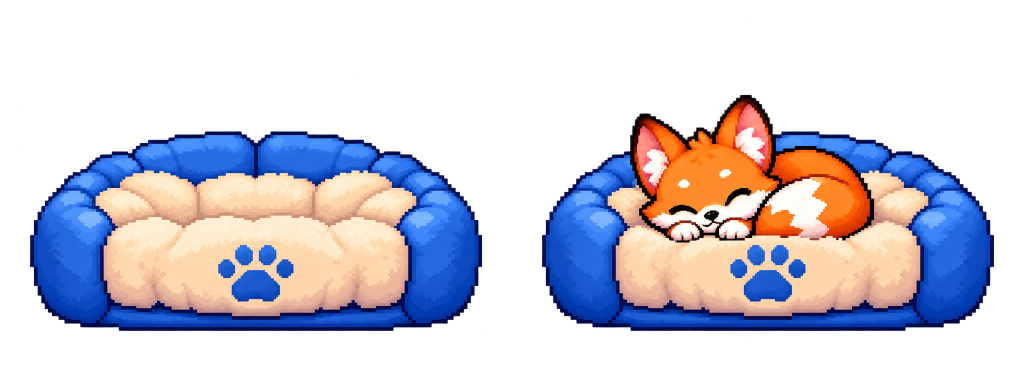
#> input picture assets/art/home-v1/bed-states-glow-source.png, 2048 x 768 px, given in place of ground-raw.png, which was not available (shown at 1/2 size)
$ python build_meadow_kit.py ../assets/art/home-v1/bed-states-glow-source.png
#> lines starting #> are read from the running program, lines starting #| are printed output that depends on the picture; pictures that were not available may be replaced by others from this repository, and a replacement may not be noted
### tools/build_ui_kit.py
"""Slice the Codex UI-kit sheets (assets/ui/kit-v1/source/*-raw.png) into one
PNG per component with transparent background, plus kit.json holding each
piece's size and its 9-slice margins (the stretchable middle stays uniform).
Usage: python3 tools/build_ui_kit.py [--list]
"""
import json, sys
from collections import deque
from pathlib import Path
import numpy as np
from PIL import Image
ROOT=Path(__file__).resolve().parents[1]
SRC=ROOT/'assets/ui/kit-v1/source'; OUT=ROOT/'assets/ui/kit-v1'
# Names in reading order (rows top->bottom, left->right) per sheet, plus the
# 9-slice margin as a fraction of the piece's smaller side (0 = never stretched).
NAMES={
 'panels':[('panel',.16),('ribbon_blue',0),('card',.10),('ribbon_cream',0),('vine_corner',0),('leaf_small',0),('divider',0)],
 'buttons':[('pill_gold',.5),('pill_gold_pressed',.5),('pill_cream',.5),('pill_cream_pressed',.5),('pill_disabled',.5),('pill_selected',.5),('round',0),('round_pressed',0),('round_blue',0),('switch_on',0),('switch_off',0)],
 'content':[('row',.5),('row_gold',.5),('tile',.18),('check_badge',0),('field',.22),('tile_gold',.18),('tag',.5),('wallet',.5),('meter_track',.5),('meter_fill',.5)],
 'game':[('medal_done',0),('medal_ring',0),('medal_open',0),('medal_locked',0),('flag',0),('path_dot',0),('ribbon_region',0),('action',0),('action_pressed',0),('stick_base',0),('stick_knob',0),('hud_plank',.5)],
}
def key(rgb):
    a=rgb.astype(float);r,g,b=a[...,0],a[...,1],a[...,2]
#> after `a = rgb.astype(float)`:
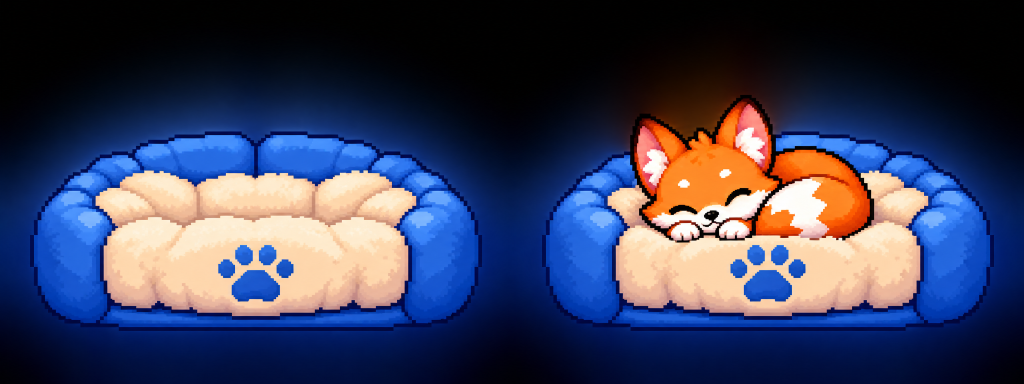
#> a: shape (768, 2048, 3) float64 (shown at 1/2 size); mean R, G, B 58.4, 62.4, 90
#> after `r, g, b = (a[..., 0], a[..., 1], a[..., 2])`:
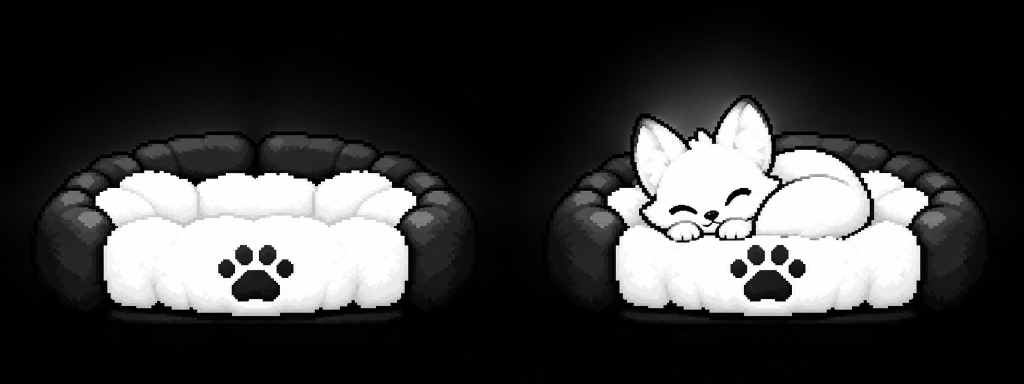
#> r: shape (768, 2048) float64 (shown at 1/2 size); min 0, max 255, mean 58.4
#> after `r, g, b = (a[..., 0], a[..., 1], a[..., 2])`:
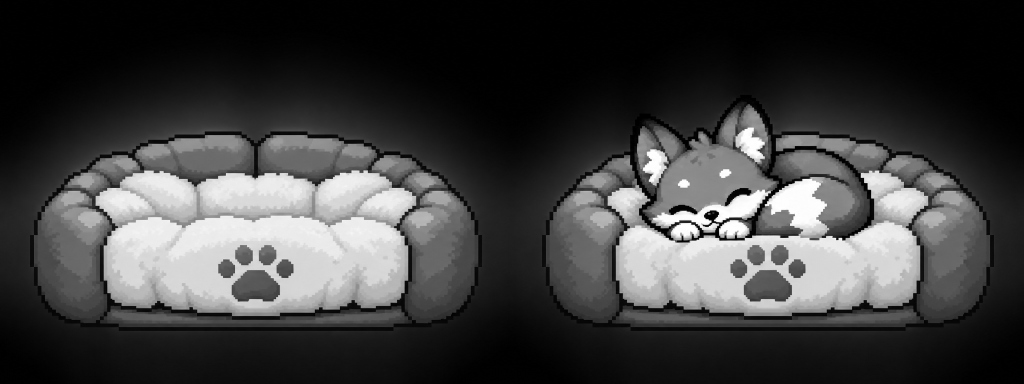
#> g: shape (768, 2048) float64 (shown at 1/2 size); min 0, max 255, mean 62.4
#> after `r, g, b = (a[..., 0], a[..., 1], a[..., 2])`:
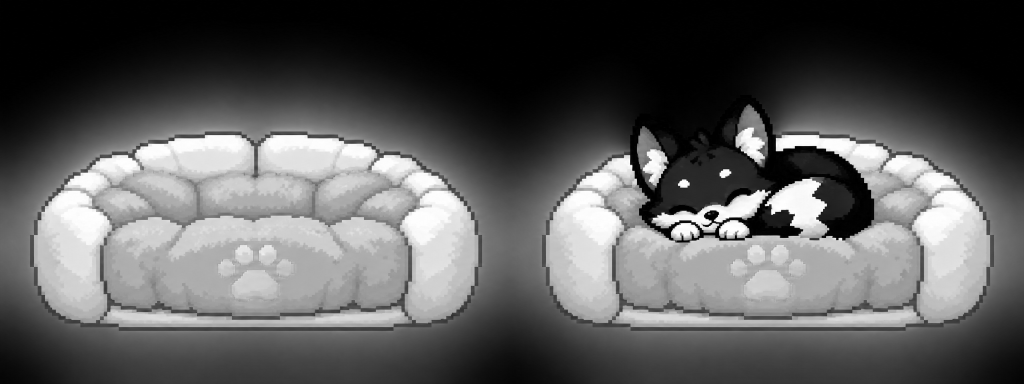
#> b: shape (768, 2048) float64 (shown at 1/2 size); min 0, max 255, mean 90
    m=np.clip(((np.minimum(r,b)-g)-60)/120,0,1)
#> m: shape (768, 2048) float64; every value is 0
    out=a.copy()
    for c in (0,2): out[...,c]=np.where(m>0.02,np.minimum(out[...,c],g+(out[...,c]-g)*(1-m)),out[...,c])
    return np.dstack([out,(1-m)*255]).clip(0,255).astype(np.uint8)
def groups(alpha,step=4,join=5):
    """Connected pieces on a downscaled mask, joined across small gaps."""
#> called with step = 4, join = 5
    small=alpha[::step,::step]
#> small: shape (192, 512) bool; every value is 1
    h,w=small.shape;seen=np.zeros_like(small,bool);boxes=[]
#> after `h, w = small.shape`: h = 192; w = 512
    for y in range(h):
        for x in range(w):
            if small[y,x] and not seen[y,x]:
                q=deque([(y,x)]);seen[y,x]=True;x0=x1=x;y0=y1=y;n=0
                while q:
                    cy,cx=q.popleft();n+=1;x0=min(x0,cx);x1=max(x1,cx);y0=min(y0,cy);y1=max(y1,cy)
                    for dy in range(-join,join+1):
                        for dx in range(-join,join+1):
                            ny,nx=cy+dy,cx+dx
                            if 0<=ny<h and 0<=nx<w and small[ny,nx] and not seen[ny,nx]:
                                seen[ny,nx]=True;q.append((ny,nx))
                if n>12: boxes.append((x0*step,y0*step,(x1+1)*step,(y1+1)*step))
#> after the loop, boxes = [(0, 0, 2048, 768)]
    return boxes
def order(boxes):
    boxes=sorted(boxes,key=lambda b:b[1]);rows=[]
    for b in boxes:
        cy=(b[1]+b[3])/2
        for row in rows:
            if row[0]-0 <= cy <= row[1]: row[2].append(b);break
        else: rows.append([b[1],b[3],[b]])
    return [b for row in rows for b in sorted(row[2],key=lambda b:b[0])]
# [19 lines that do not run on import are left out]

### tools/build_meadow_kit.py
"""Slice the Codex Green Meadows sprite sheets into one transparent PNG per
piece (assets/art/meadows-v2/<name>.png) plus kit.json with sizes.
Reuses the UI-kit slicer (magenta key, gap-joined pieces, reading order)."""
import json, sys
from pathlib import Path
import numpy as np
from PIL import Image
sys.path.insert(0,str(Path(__file__).parent))
from build_ui_kit import key, groups, order
ROOT=Path(__file__).resolve().parents[1]
SRC=ROOT/'assets/art/meadows-v2/source';OUT=ROOT/'assets/art/meadows-v2'
NAMES={
 'ground':['ground_top','cap_left','cap_right','float_big','float_small','earth','bridge','stone'],
 'props':['sign','crate','chest','chest_open','lamp','fence','shrine','thorn_gate','cave','door','robot_head','robot_arm','robot_wheel','flower_bush','boulder'],
 'passages':['arch','tower_door','windmill','windmill_sails','lantern_unlit','lantern_lit','arrow_sign'],
 'hazards':['thorns','hedgehog_a','hedgehog_b','hedgehog_ball','log_platform','crumble','heart_pickup'],
 'puzzle':['plate_up','plate_down','lever_off','lever_on','wall_closed','wall_open','plane_propeller','star'],
 'pickups':['pickup_apple','pickup_carrot','pickup_fish','pickup_key','pickup_note','pickup_padlock'],
 'fauna':['bird_a','bird_b','bunny_sit','bunny_hop','butterfly_a','butterfly_b','squirrel','duckling'],
 'critters':['bat_a','bat_b','bat_dizzy','crab_a','crab_b','crab_dizzy','frog_a','frog_b','frog_dizzy','bee_a','bee_b','bee_dizzy'],
 'doors':['tower_arch_open','tower_arch_locked','tower_arch_unlocked','secret_closed','secret_open','secret_slab'],
 'digspot':['mound','mound_glint','dug_hole','twinkle'],
 'markers':['mark_found','mark_arrow','mark_down'],
 'gates':['gate_home','gate_meadow','gate_river'],
 'tower':['tower_wall','stone_ledge','scaffold','lantern','cave_wall','crystal_ledge','crystals','cave_vines'],
}
# left, top, right, bottom pixels removed from repeating pieces
TRIM={'ground_top':'sides','earth':'all','stone':'sides','tower_wall':'all','cave_wall':'all'}
# Terrain/structure pieces are drawn large; never downscale them.
KEEP={'wall_closed','wall_open','arch','tower_door','windmill','windmill_sails','float_big','float_small','cap_left','cap_right','bridge','stone_ledge','crystal_ledge','scaffold','thorn_gate','cave','door','stone'}
# Repeating fills: cross-fade opposite edges so repeats have no visible joint.
SEAMLESS={'earth':'both','ground_top':'x','stone':'x','tower_wall':'both','cave_wall':'both'}
def seamless(img,axes,frac=0.14):
    a=np.asarray(img.convert('RGBA')).astype(float)
    if axes in ('x','both'):
        h,w=a.shape[:2];b=int(w*frac)
        t=(np.arange(b)/b)[None,:,None]
        out=a[:,:w-b].copy();out[:,:b]=a[:,:b]*t+a[:,w-b:]*(1-t);a=out
    if axes=='both':
        h,w=a.shape[:2];b=int(h*frac)
        t=(np.arange(b)/b)[:,None,None]
        out=a[:h-b].copy();out[:b]=a[:b]*t+a[h-b:]*(1-t);a=out
    return Image.fromarray(a.clip(0,255).astype(np.uint8),'RGBA')
if __name__=='__main__':
    kit={}
    for sheet,names in NAMES.items():
        rgba=key(np.asarray(Image.open(SRC/f'{sheet}-raw.png').convert('RGB')))
        raw=groups(rgba[...,3]>40,join=1 if sheet=='props' else 5)
#> raw = [(0, 0, 2048, 768)]
        # Fold tiny fragments (sparkles, leaf tips) into the nearest real piece.
        big=[b for b in raw if (b[2]-b[0])*(b[3]-b[1])>=2500]
#> big = [(0, 0, 2048, 768)]
        for b in raw:
            if b in big: continue
            cx,cy=(b[0]+b[2])/2,(b[1]+b[3])/2
            j=min(range(len(big)),key=lambda i:max(big[i][0]-cx,0,cx-big[i][2])+max(big[i][1]-cy,0,cy-big[i][3]))
            g=big[j];big[j]=(min(g[0],b[0]),min(g[1],b[1]),max(g[2],b[2]),max(g[3],b[3]))
#> this loop made 1 pass
        boxes=order(big)
#> the loop in order, `for b in boxes:` made 1 pass
#> (b, cy) on pass 1: ((0, 0, 2048, 768), 384)
#> after the loop in order, `for b in boxes:`: rows = 1 item
#> boxes = [(0, 0, 2048, 768)]
        if sheet=='gates' and len(boxes)==1:
            # The gates touch on the sheet: split at the emptiest columns.
            cols=(rgba[...,3]>40).sum(0);W=rgba.shape[1]
            cuts=[int(W*a)+int(np.argmin(cols[int(W*a):int(W*b)])) for a,b in ((0.3,0.37),(0.63,0.68))]
            x0,y0,x1,y1=boxes[0];edges=[x0]+cuts+[x1]
            boxes=[(edges[i],y0,edges[i+1],y1) for i in range(3)]
        if '--list' in sys.argv: print(sheet,len(boxes),boxes);continue
#> (the run stopped early here; a loop or call above may not have finished)
